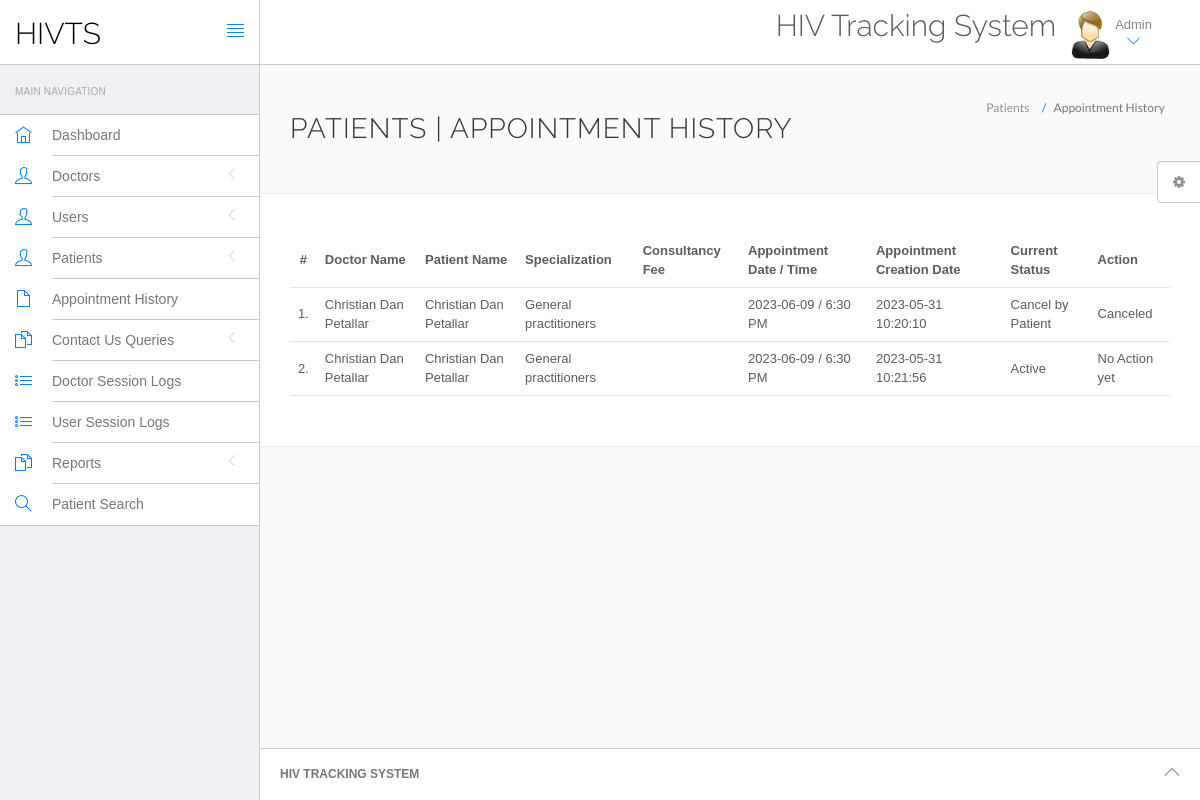
Page /hms/admin/appointment-history.php (signed in) on the committed database.
### tables this page shows
CREATE TABLE `appointment` (
  `id` int(11) NOT NULL,
  `doctorSpecialization` varchar(255) DEFAULT NULL,
  `doctorId` int(11) DEFAULT NULL,
  `userId` int(11) DEFAULT NULL,
  `appointmentDate` varchar(255) DEFAULT NULL,
  `appointmentTime` varchar(255) DEFAULT NULL,
  `postingDate` timestamp NULL DEFAULT current_timestamp(),
  `userStatus` int(11) DEFAULT NULL,
  `doctorStatus` int(11) DEFAULT NULL,
  `updationDate` timestamp NULL DEFAULT NULL ON UPDATE current_timestamp()
);

CREATE TABLE `doctors` (
  `id` int(11) NOT NULL,
  `specilization` varchar(255) DEFAULT NULL,
  `doctorName` varchar(255) DEFAULT NULL,
  `address` longtext DEFAULT NULL,
  `contactno` bigint(11) DEFAULT NULL,
  `docEmail` varchar(255) DEFAULT NULL,
  `password` varchar(255) DEFAULT NULL,
  `creationDate` timestamp NULL DEFAULT current_timestamp(),
  `updationDate` timestamp NULL DEFAULT NULL ON UPDATE current_timestamp()
);

CREATE TABLE `users` (
  `id` int(11) NOT NULL,
  `fullName` varchar(255) DEFAULT NULL,
  `address` longtext DEFAULT NULL,
  `city` varchar(255) DEFAULT NULL,
  `gender` varchar(255) DEFAULT NULL,
  `email` varchar(255) DEFAULT NULL,
  `password` varchar(255) DEFAULT NULL,
  `regDate` timestamp NULL DEFAULT current_timestamp(),
  `updationDate` timestamp NULL DEFAULT NULL ON UPDATE current_timestamp()
);

### hms/admin/appointment-history.php (the view, shortened to what this page needs)
<?php
include('include/config.php');
if(strlen($_SESSION['id']==0)) {
 header('location:logout.php');
  } else{
?>
<!DOCTYPE html>
<html lang="en">
	<head>
		<link rel="stylesheet" href="vendor/bootstrap/css/bootstrap.min.css">
		<link rel="stylesheet" href="vendor/fontawesome/css/font-awesome.min.css">
		<link rel="stylesheet" href="vendor/themify-icons/themify-icons.min.css">
		<link href="vendor/animate.css/animate.min.css" rel="stylesheet" media="screen">
		<link href="vendor/perfect-scrollbar/perfect-scrollbar.min.css" rel="stylesheet" media="screen">
		<link href="vendor/switchery/switchery.min.css" rel="stylesheet" media="screen">
		<link href="vendor/bootstrap-touchspin/jquery.bootstrap-touchspin.min.css" rel="stylesheet" media="screen">
		<link href="vendor/select2/select2.min.css" rel="stylesheet" media="screen">
		<link href="vendor/bootstrap-datepicker/bootstrap-datepicker3.standalone.min.css" rel="stylesheet" media="screen">
		<link href="vendor/bootstrap-timepicker/bootstrap-timepicker.min.css" rel="stylesheet" media="screen">
		<link rel="stylesheet" href="assets/css/styles.css">
		<link rel="stylesheet" href="assets/css/plugins.css">
		<link rel="stylesheet" href="assets/css/themes/theme-1.css" id="skin_color" />
	</head>
	<body>
		<div id="app">
<?php include('include/sidebar.php');?>
			<div class="app-content">
					<?php include('include/header.php');?>
				<div class="main-content" >
					<div class="wrap-content container" id="container">
						<section id="page-title">
							<div class="row">
								<div class="col-sm-8">
									<h1 class="mainTitle">Patients  | Appointment History</h1>
																	</div>
								<ol class="breadcrumb">
									<li>
										<span>Patients </span>
									</li>
									<li class="active">
										<span>Appointment History</span>
									</li>
								</ol>
							</div>
						</section>
						<div class="container-fluid container-fullw bg-white">
									<div class="row">
								<div class="col-md-12">
									<table class="table table-hover" id="sample-table-1">
										<thead>
											<tr>
												<th class="center">#</th>
												<th class="hidden-xs">Doctor Name</th>
												<th>Patient Name</th>
												<th>Specialization</th>
												<th>Consultancy Fee</th>
												<th>Appointment Date / Time </th>
												<th>Appointment Creation Date  </th>
												<th>Current Status</th>
												<th>Action</th>
											</tr>
										</thead>
										<tbody>
<?php
$sql=mysqli_query($con,"select doctors.doctorName as docname,users.fullName as pname,appointment.*  from appointment join doctors on doctors.id=appointment.doctorId join users on users.id=appointment.userId ");
$cnt=1;
while($row=mysqli_fetch_array($sql))
{
?>
											<tr>
												<td class="center"><?php echo $cnt;?>.</td>
												<td class="hidden-xs"><?php echo $row['docname'];?></td>
												<td class="hidden-xs"><?php echo $row['pname'];?></td>
												<td><?php echo $row['doctorSpecialization'];?></td>
												<td><?php echo $row['consultancyFees'];?></td>
												<td><?php echo $row['appointmentDate'];?> / <?php echo
												 $row['appointmentTime'];?>
												</td>
												<td><?php echo $row['postingDate'];?></td>
												<td>
<?php if(($row['userStatus']==1) && ($row['doctorStatus']==1))
{
	echo "Active";
}
if(($row['userStatus']==0) && ($row['doctorStatus']==1))
{
	echo "Cancel by Patient";
}
												?></td>
												<td >
												<div class="visible-md visible-lg hidden-sm hidden-xs">
							<?php if(($row['userStatus']==1) && ($row['doctorStatus']==1))
{
echo "No Action yet";
	 } else {
		echo "Canceled";
		} ?>
												</div>
												</td>
											</tr>
											<?php
$cnt=$cnt+1;
											 }?>
										</tbody>
									</table>
								</div>
							</div>
								</div>
					</div>
				</div>
			</div>
	<?php include('include/footer.php');?>
	<?php include('include/setting.php');?>
		</div>
	</body>
</html>
<?php } ?>

### hms/admin/assets/css/themes/theme-1.css (style rules this page uses)
body { background: #FAFAFA; }

### rows in the picture
appointment: doctorId.doctorName "Christian Dan Petallar", userId.fullName "Christian Dan Petallar", doctorSpecialization "General practitioners", appointmentDate "2023-06-09", appointmentTime "6:30 PM", postingDate "2023-05-31 10:20:10", userStatus "Cancel by Patient"
appointment: doctorId.doctorName "Christian Dan Petallar", userId.fullName "Christian Dan Petallar", doctorSpecialization "General practitioners", appointmentDate "2023-06-09", appointmentTime "6:30 PM", postingDate "2023-05-31 10:21:56", userStatus "Active"
